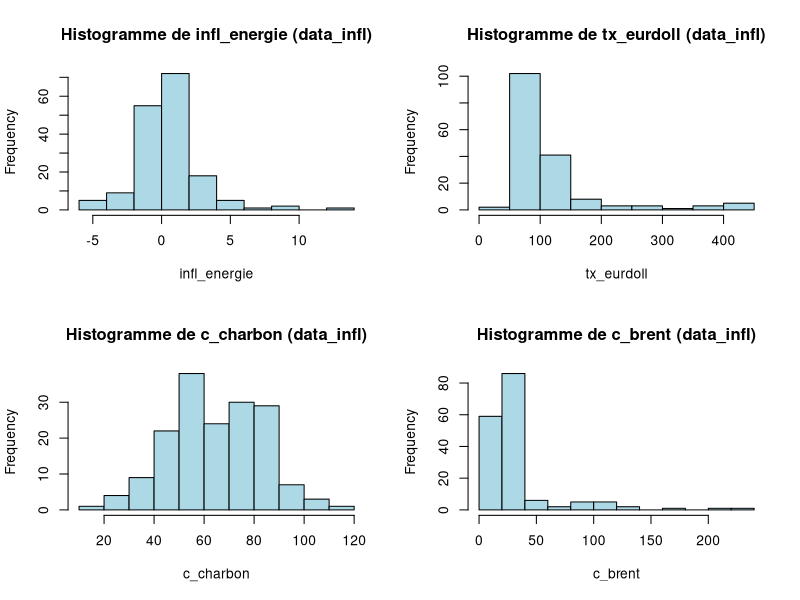
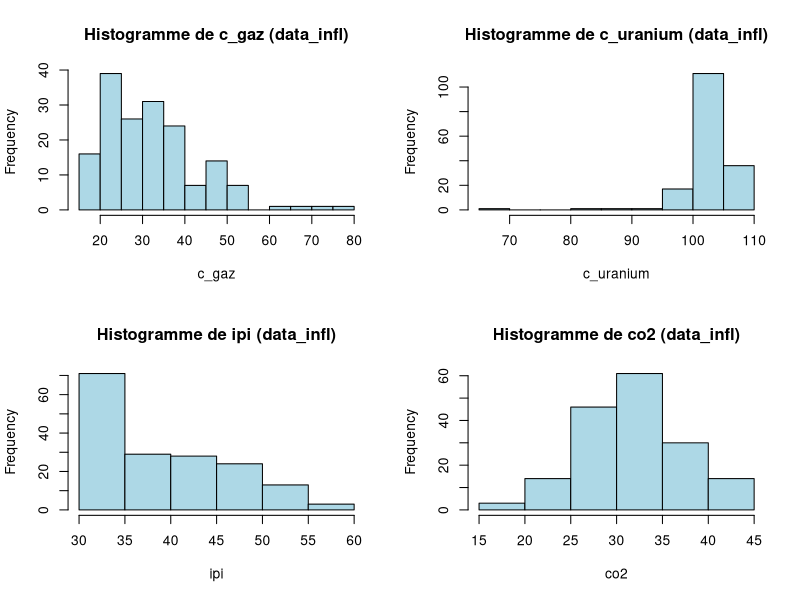
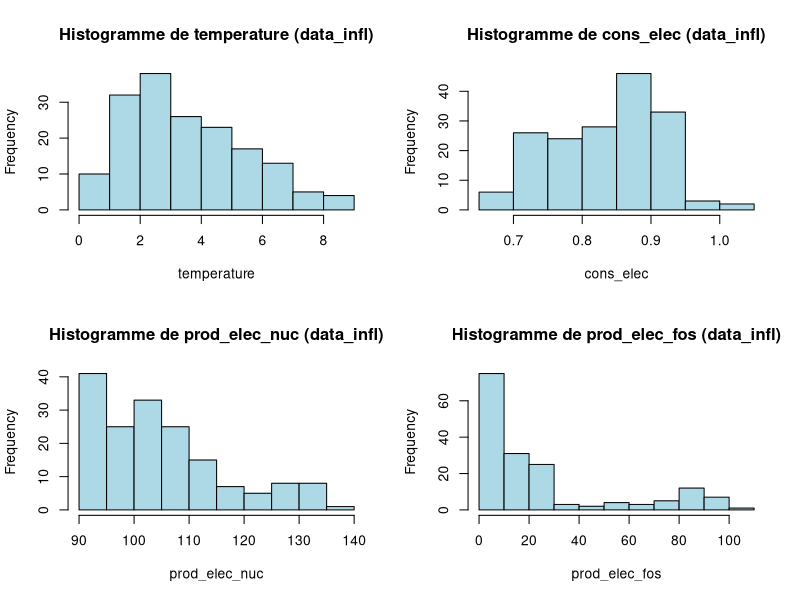
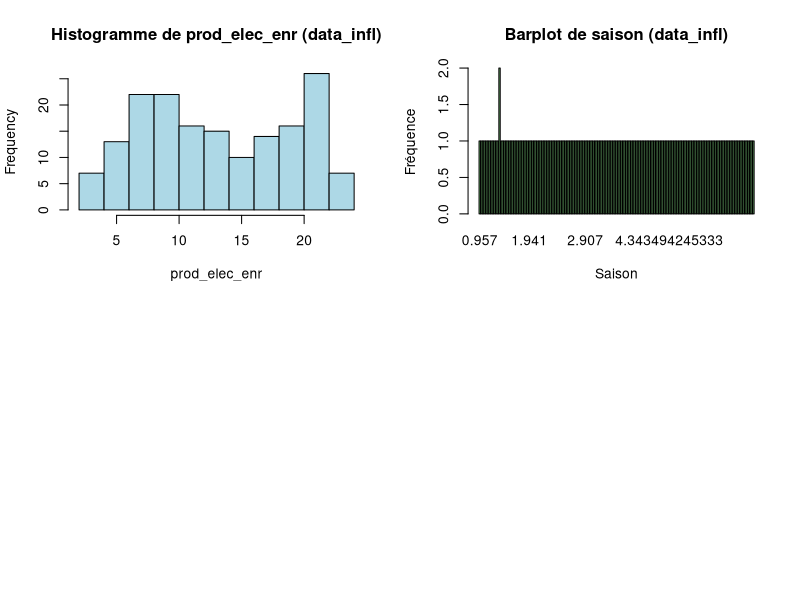
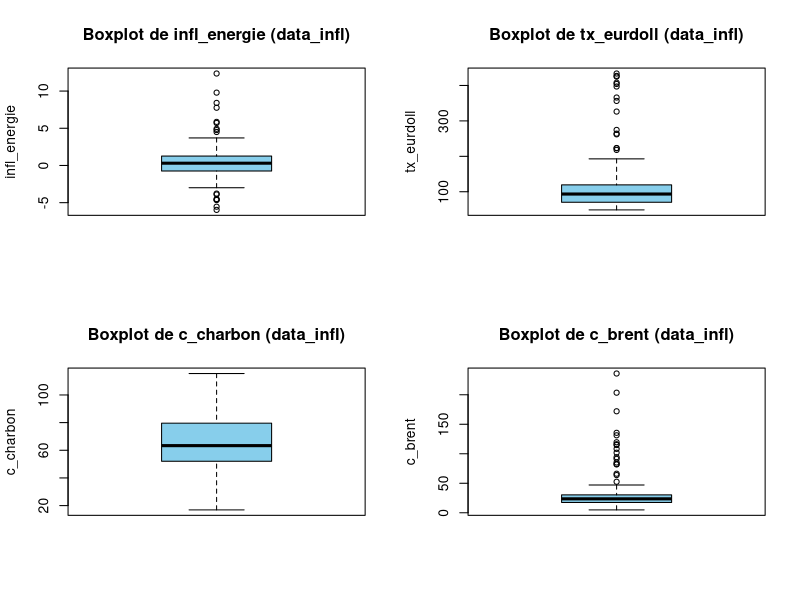
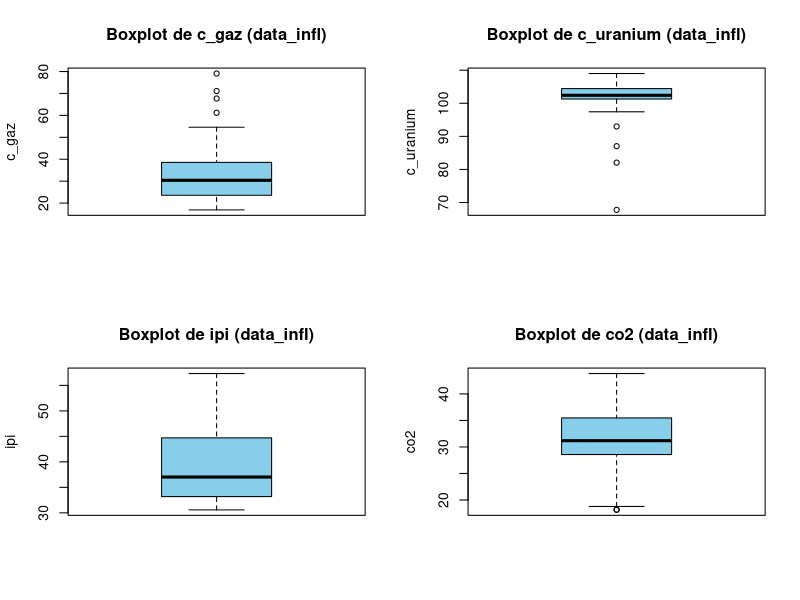
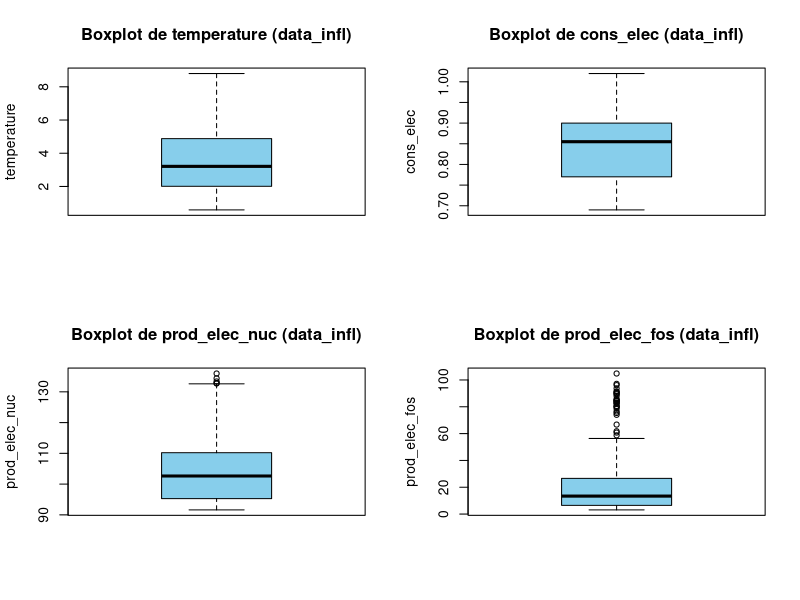
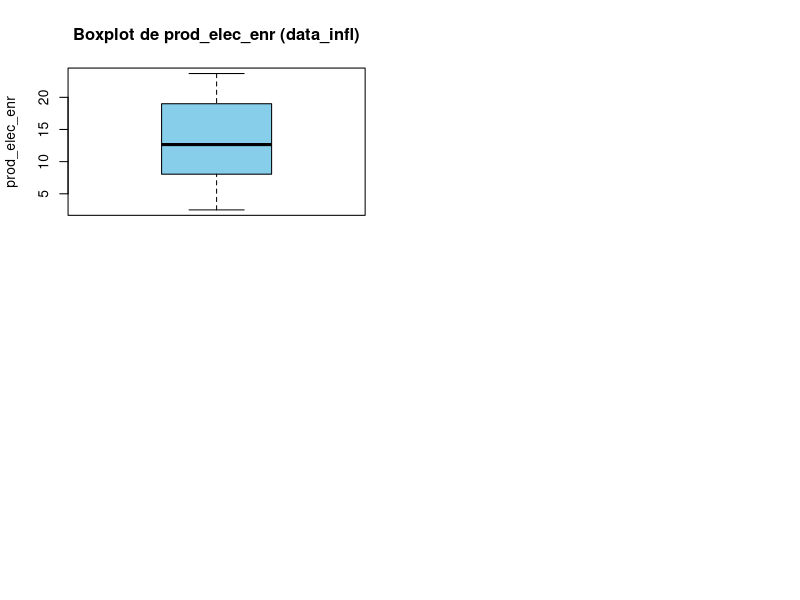

R code for these plots, in order: (Note: this script raises an error after producing the figures.)
#----- 1. ÉTAPES PRÉLIMINAIRES ----------

#----- 1.1. Charger les packages -----

library(readxl)
library(randomForest)
library(zoo)
library(ggplot2)
library(leaps)
library(corrplot)
library(forecast)
library(tseries)
library(psych)
library(patchwork)





#----- 1.2. Charger les données -----

data <- read_excel("data/donnees.xlsx")

noms <- c("date",
          "ipc_energie",
          "tx_eurdoll",
          "c_charbon",
          "c_brent",
          "c_gaz",
          "c_uranium",
          "ipi",
          "co2",
          "temperature",
          "saison",
          "cons_elec",
          "prod_elec_nuc",
          "prod_elec_fos",
          "prod_elec_enr",
          "ipc_transport")

names(data) <- noms





#----- 1.5. Attribuer le bon format -----

str(data)

data$date <- as.yearmon(data$date, "%Y-%m")
data$saison <- as.factor(data$saison)

str(data)





#----- 1.4. Transformer en différence première -----

data_infl <- data

data_infl$ipc_energie <- c(NA, diff(data_infl$ipc_energie))

data_infl <- data_infl[-1, ]  # retirer la première ligne devenue NA

names(data_infl)[names(data_infl) == "ipc_energie"] <- "infl_energie"





#----- 1.5. Séparer train (2010-2022) et test (2023)

data_train <- data_infl[1:155,] # [2010-2022]
data_test <- data_infl[156:167,] # 2023










#----- 2. STATISTIQUES DESCRIPTIVES ----------

#----- 2.1. Déterminer les statistiques univariées -----

#----- 2.1.1. Numériques ---

stat_num <- function(data) {
  num_vars <- names(data)[sapply(data, is.numeric)]
  
  stats_list <- lapply(num_vars, function(var) {
    x <- data[[var]]
    qnt <- quantile(x, probs = c(0.25, 0.75), na.rm = TRUE)
    iqr <- qnt[2] - qnt[1]
    outliers <- sum(x < (qnt[1] - 1.5 * iqr) | x > (qnt[2] + 1.5 * iqr), na.rm = TRUE)
    
    descr <- psych::describe(x)
    
    return(data.frame(
      variable = var,
      moyenne = descr$mean,
      mediane = descr$median,
      ecart_type = descr$sd,
      min = descr$min,
      q25 = qnt[1],
      q75 = qnt[2],
      max = descr$max,
      skewness = descr$skew,
      kurtosis = descr$kurtosis,
      nb_na = sum(is.na(x)),
      nb_outliers = outliers
    ))
  })
  
  stats_df <- do.call(rbind, stats_list)
  rownames(stats_df) <- NULL
  return(stats_df)
}


stat_num(data_infl)
stat_num(data_train)
stat_num(data_test)



#----- 2.1.2. Graphiques ---

stat_graph <- function(data, dataset_name = "Dataset") {
  
  num_vars <- names(data)[sapply(data, is.numeric)]
  
  par(mfrow = c(2, 2))
  
  # Afficher tous les histogrammes
  for (var in num_vars) {
    hist(data[[var]], 
         main = paste0("Histogramme de ", var, " (", dataset_name, ")"), 
         xlab = var, 
         col = "lightblue", 
         border = "black")
  }
  
  
  # Afficher le barplot
  
  barplot(table(data$saison),
          main = paste0("Barplot de saison (", dataset_name, ")"),
          col = "lightgreen",
          border = "black",
          xlab = "Saison",
          ylab = "Fréquence")
  
  par(mfrow = c(1, 1))
  par(mfrow = c(2, 2))
  
  
  # Afficher tous les boxplots
  
  for (var in num_vars) {
    boxplot(data[[var]], 
            main = paste0("Boxplot de ", var, " (", dataset_name, ")"), 
            ylab = var, 
            col = "skyblue", 
            border = "black")
  }
  
  par(mfrow = c(1, 1))
  
}



stat_graph(data_infl, "data_infl")
stat_graph(data_train, "data_train")
stat_graph(data_test, "data_test")





#----- 2.2. Statistiques bivariées -----

#----- 2.2.1. Quantitatif - Quantitatif ---

# Calculer la matrice

corr_matrix <- data_infl[ , !(names(data_infl) %in% c("date", "saison"))] |> 
  cor(, use = "complete.obs")


# Représenter

corrplot(corr_matrix, 
         method = "circle",
         type = "upper",
         col = colorRampPalette(c("red", "white", "blue"))(200),
         tl.col = "black",
         tl.srt = 45,
         addCoef.col = "black",
         number.cex = 0.8)



#----- 2.2.2. Quantitatif - Qualitatif ---

plot_violin_horizontal <- function(data, dataset_name = "Dataset") {
  
  # Sélection des variables numériques
  
  num_vars <- names(data)[sapply(data, is.numeric)]
  
  
  # Boucle sur chaque variable quantitative
  
  for (var in num_vars) {
    p <- ggplot(data, aes(x = .data[[var]], y = saison)) +
      geom_violin(fill = "lightblue", color = NA, alpha = 0.6, trim = FALSE) +
      geom_boxplot(width = 0.1, fill = "darkblue", color = "black", alpha = 0.5, outlier.shape = NA) +
      geom_jitter(height = 0.1, color = "black", alpha = 0.3, size = 1) +
      labs(
        title = paste0("Distribution de ", var, " par saison (", dataset_name, ")"),
        x = var,
        y = "Saison"
      ) +
      theme_minimal()
    
    print(p)
  }
}










#----- 3. MÉTHODE 1 : RANDOM FOREST "CLASSIQUE" ----------

#----- 3.1. Entraîner le modèle -----

#----- 3.1.1. Entraîner ---

set.seed(123)

model_rf_class <- randomForest(infl_energie ~ . - date, 
                               data = data_train, 
                               importance = TRUE) # connaître l'importance de chaque variable

# changer nodesize ne change pas grand chose dans les résultats


#----- 3.1.2. Visualiser l'importance des variables ---

# Numérique

importance(model_rf_class)


# Graphiques

varImpPlot(model_rf_class)





#----- 3.2. Prédire avec le modèle -----

#----- 3.2.1. Prédire sur les données de test (2023) ---

pred_rf_class <- predict(model_rf_class, newdata = data_test)



#----- 3.2.2. Comparer les valeurs prédites et réelles ---

# Numérique

result_rf_class <- data.frame(date = data_test$date,
                              infl_reelle = data_test$infl_energie,
                              infl_predite = pred_rf_class)

print(result_rf_class)


# Graphique

ggplot(result_rf_class, aes(x = date)) +
  geom_line(aes(y = infl_reelle, color = "Inflation réelle"), size = 1) +  # Courbe des données réelles
  geom_line(aes(y = infl_predite, color = "Prédictions RF"), size = 1, linetype = "dashed") +  # Courbe des prédictions
  scale_color_manual(values = c("Inflation réelle" = "blue", "Prédictions RF" = "red")) +
  labs(title = "Comparaison des valeurs réelles et prédites de l'inflation", 
       x = "Date", 
       y = "Inflation", 
       color = "Légende") +
  theme_minimal() +
  theme(axis.text.x = element_text(angle = 45, hjust = 1))





#----- 3.3. Évaluer le modèle ----------

# Calculer l'erreur quadratique moyenne

mse_rf_class <- mean((result_rf_class$infl_predite - result_rf_class$infl_reelle)^2)
mse_rf_class


# Calculer le RMSE

rmse_rf_class <- sqrt(mse_rf_class)
rmse_rf_class










#----- 4. MÉTHODE 2 : RANDOM FOREST "PONDÉRÉ" ----------

#----- 4.1. Entraîner le modèle -----

#----- 4.1.1. Définir les poids ---

poids <- exp(-(as.numeric(data_train$date) - max(as.numeric(data_train$date))) / 365)  # Exponentiellement dégressif



#----- 4.1.2. Entraîner ---

set.seed(123)

model_rf_pond <- randomForest(infl_energie ~ . - date, 
                              data = data_train,
                              weights = poids,
                              importance = TRUE)



#----- 4.1.3. Visualiser l'importance des variables ---

# Numérique

importance(model_rf_pond)


# Graphiques

varImpPlot(model_rf_pond)





#----- 4.2. Prédire avec le modèle -----

#----- 4.2.1. Prédire sur les données de test (2023) ---

pred_rf_pond <- predict(model_rf_pond, newdata = data_test)



#----- 4.2.2. Comparer les valeurs prédites et réelles ---

# Numérique

result_rf_pond <- data.frame(date = data_test$date,
                             infl_reelle = data_test$infl_energie,
                             infl_predite = pred_rf_pond)

print(result_rf_pond)



# Graphique

ggplot(result_rf_pond, aes(x = date)) +
  geom_line(aes(y = infl_reelle, color = "Inflation réelle"), size = 1) +  # Courbe des données réelles
  geom_line(aes(y = infl_predite, color = "Prédictions RF"), size = 1, linetype = "dashed") +  # Courbe des prédictions
  scale_color_manual(values = c("Inflation réelle" = "blue", "Prédictions RF" = "red")) +
  labs(title = "Comparaison des valeurs réelles et prédites de l'inflation", 
       x = "Date", 
       y = "Inflation", 
       color = "Légende") +
  theme_minimal() +
  theme(axis.text.x = element_text(angle = 45, hjust = 1))





#----- 4.3. Évaluer le modèle ----------

# Calculer l'erreur quadratique moyenne

mse_rf_pond <- mean((result_rf_pond$infl_predite - result_rf_pond$infl_reelle)^2)
mse_rf_pond



# Calculer le RMSE

rmse_rf_pond <- sqrt(mse_rf_pond)
rmse_rf_pond










#----- 5. MÉTHODE 3 : RANDOM FOREST "ROLLING WINDOW vraies valeurs" ----------

#----- 5.1. Définir les paramètres -----

fenetre <- 155  # Taille de la fenêtre (2010-2022)

result_rf_roll_reel <- data.frame(date = NULL, infl_reelle = NULL, infl_predite = NULL)

data_train_roll <- data_train[(155 - fenetre + 1):155, ]



#----- 5.2. Réaliser la boucle ---

for (i in 1:12) {
  
  # Sélectionner le mois de test courant
  
  data_test_roll <- data_test[i, ]
  
  
  # Entraîner le modèle Random Forest sur la fenêtre
  
  set.seed(123)
  model_rf_roll <- randomForest(infl_energie ~ . - date, 
                                data = data_train_roll, 
                                importance = TRUE)
  
  
  # Prédire
  
  pred_rf_roll <- predict(model_rf_roll, newdata = data_test_roll)
  
  
  # Sauvegarder le résultat
  
  result_rf_roll_reel <- rbind(result_rf_roll_reel, 
                          data.frame(date = data_test_roll$date,
                                     infl_reelle = data_test_roll$infl_energie,
                                     infl_predite = pred_rf_roll,
                                     stringsAsFactors = FALSE))
  
  
  # Construire une nouvelle observation à ajouter à l'entraînement
  
  new_row <- data_test_roll # On ajoute la vraie valeur d'inflation
  
  
  # Ajouter la nouvelle observation dans la fenêtre d'entraînement
  
  data_train_roll <- rbind(data_train_roll, new_row)
  
  
  # Retirer la vieille ligne
  
  if (nrow(data_train_roll) > fenetre) {
    data_train_roll <- data_train_roll[(nrow(data_train_roll) - fenetre + 1):nrow(data_train_roll), ]
  }
}



#----- 5.3. Comparer les valeurs prédites et réelles -----

# Numérique

print(result_rf_roll_reel)


# Graphique

ggplot(result_rf_roll_reel, aes(x = date)) +
  geom_line(aes(y = infl_reelle, color = "Inflation réelle"), size = 1) +  # Courbe des données réelles
  geom_line(aes(y = infl_predite, color = "Prédictions RF"), size = 1, linetype = "dashed") +  # Courbe des prédictions
  scale_color_manual(values = c("Inflation réelle" = "blue", "Prédictions RF" = "red")) +
  labs(title = "Comparaison des valeurs réelles et prédites de l'inflation", 
       x = "Date", 
       y = "Inflation", 
       color = "Légende") +
  theme_minimal() +
  theme(axis.text.x = element_text(angle = 45, hjust = 1))





#----- 5.4. Évaluer le modèle ----------

# Calculer l'erreur quadratique moyenne

mse_rf_roll <- mean((result_rf_roll_reel$infl_predite - result_rf_roll_reel$infl_reelle)^2)
mse_rf_roll


# Calculer le RMSE

rmse_rf_roll <- sqrt(mse_rf_roll)
rmse_rf_roll










#----- 6. MÉTHODE 4 : RANDOM FOREST "ROLLING WINDOW valeurs prédites" ----------

#----- 6.1. Définir les paramètres -----

fenetre <- 130  # Taille de la fenêtre (2010-2022)

result_rf_roll_pred <- data.frame(date = NULL, infl_reelle = NULL, infl_predite = NULL)

data_train_roll <- data_train[(155 - fenetre + 1):155, ]



#----- 6.2. Réaliser la boucle ---

for (i in 1:12) {
  
  # Sélectionner le mois de test courant
  
  data_test_roll <- data_test[i, ]
  
  
  # Entraîner le modèle Random Forest sur la fenêtre
  
  set.seed(123)
  model_rf_roll <- randomForest(infl_energie ~ . - date, 
                                data = data_train_roll, 
                                importance = TRUE)
  
  
  # Prédire
  
  pred_rf_roll <- predict(model_rf_roll, newdata = data_test_roll)
  
  
  # Sauvegarder le résultat
  
  result_rf_roll_pred <- rbind(result_rf_roll_pred, 
                               data.frame(date = data_test_roll$date,
                                          infl_reelle = data_test_roll$infl_energie,
                                          infl_predite = pred_rf_roll,
                                          stringsAsFactors = FALSE))
  
  
  # Construire une nouvelle observation à ajouter à l'entraînement
  
  new_row <- data_test_roll
  new_row$infl_energie <- pred_rf_roll # On ajoute la valeur prédite (remplacer la colonne infl_energie par la prédite)
  
  
  # Ajouter la nouvelle observation dans la fenêtre d'entraînement
  
  data_train_roll <- rbind(data_train_roll, new_row)
  
  
  # Retirer la vieille ligne
  
  if (nrow(data_train_roll) > fenetre) {
    data_train_roll <- data_train_roll[(nrow(data_train_roll) - fenetre + 1):nrow(data_train_roll), ]
  }
}



#----- 6.3. Comparer les valeurs prédites et réelles -----

# Numérique

print(result_rf_roll_pred)


# Graphique

ggplot(result_rf_roll_pred, aes(x = date)) +
  geom_line(aes(y = infl_reelle, color = "Inflation réelle"), size = 1) +  # Courbe des données réelles
  geom_line(aes(y = infl_predite, color = "Prédictions RF"), size = 1, linetype = "dashed") +  # Courbe des prédictions
  scale_color_manual(values = c("Inflation réelle" = "blue", "Prédictions RF" = "red")) +
  labs(title = "Comparaison des valeurs réelles et prédites de l'inflation", 
       x = "Date", 
       y = "Inflation", 
       color = "Légende") +
  theme_minimal() +
  theme(axis.text.x = element_text(angle = 45, hjust = 1))





#----- 6.4. Évaluer le modèle ----------

# Calculer l'erreur quadratique moyenne

mse_rf_roll <- mean((result_rf_roll_pred$infl_predite - result_rf_roll_pred$infl_reelle)^2)
mse_rf_roll


# Calculer le RMSE

rmse_rf_roll <- sqrt(mse_rf_roll)
rmse_rf_roll










#----- 7. MÉTHODE 5 : Régression linéaire multiple  ----------

#----- 7.1. Sélectionner les variables ---

# Appliquer la méthode best subset

model_bestsub <- regsubsets(infl_energie ~ . - date, data = data_train, nvmax = ncol(data_train) - 1)

summary_best <- summary(model_bestsub)


# Afficher les R² ajustés

summary_best$adjr2


# Sélectionner les variables d'après le R² ajusté

nb_variables_opt <- which.max(summary_best$adjr2)

variables_selectionnees <- names(coef(model_bestsub, nb_variables_opt))[-1]  # enlever l'intercept
variables_selectionnees


# Remplacer "saisonete", "saisonhiver" et "saisonprintemps" par "saison"

variables_selectionnees <- variables_selectionnees[!variables_selectionnees %in% c("saisonete", "saisonhiver", "saisonprintemps")]

variables_selectionnees <- unique(c(variables_selectionnees, "saison"))



#----- 7.2. Entraîner le modèle ---

# Définir la formule

formule <- as.formula(paste("infl_energie ~", paste(variables_selectionnees, collapse = " + ")))


# Entraîner le modèle linéaire

model_lm <- lm(formule, data = data_train)


# Résumé

summary(model_lm)





#----- 7.3. Prédire avec le modèle -----

pred_lm <- predict(model_lm, newdata = data_test)





#----- 7.4. Comparer les valeurs prédites et réelles ---

# Numérique

result_lm <- data.frame(
  date = data_test$date,
  infl_reelle = data_test$infl_energie,
  infl_predite = pred_lm
)

print(result_lm)


# Graphique

ggplot(result_lm, aes(x = date)) +
  geom_line(aes(y = infl_reelle, color = "Inflation réelle"), size = 1) +
  geom_line(aes(y = infl_predite, color = "Prédictions LM"), size = 1, linetype = "dashed") +
  scale_color_manual(values = c("Inflation réelle" = "blue", "Prédictions LM" = "red")) +
  labs(title = "Comparaison des valeurs réelles et prédites (modèle linéaire)", 
       x = "Date", y = "Inflation", color = "Légende") +
  theme_minimal() +
  theme(axis.text.x = element_text(angle = 45, hjust = 1))





#----- 7.5. Évaluer le modèle ----------

# Calculer l'erreur quadratique moyenne

mse_lm <- mean((result_lm$infl_predite - result_lm$infl_reelle)^2)
mse_lm


# Calculer le RMSE

rmse_lm <- sqrt(mse_lm)
rmse_lm















#----- 8. MÉTHODE 6 : FORECAST  ----------

#----- 7.1. Convertir les données en série temporelle -----

data_train_ts <- ts(data_train$infl_energie, start = c(2010, 01), frequency = 12)





#----- 8.2. Retirer les outliers -----

# Recherche et correction 1 : 5 outliers

ts_outliers_1 <- tso(data_train_ts, maxit.iloop = 20)
ts_outliers_1

plot(ts_outliers_1)

data_train_ts_corr_1 <- ts_outliers_1$yadj


# Recherche et correction 2 : 4 outliers

ts_outliers_2 <- tso(data_train_ts_corr_1, maxit.iloop = 20)
ts_outliers_2

plot(ts_outliers_2)

data_train_ts_corr_2 <- ts_outliers_2$yadj

# Recherche et correction 3 : 2 outliers

ts_outliers_3 <- tso(data_train_ts_corr_2, maxit.iloop = 20)
ts_outliers_3

plot(ts_outliers_3)

data_train_ts_corr_3 <- ts_outliers_3$yadj


# Recherche 4 : 0 outlier

tso(data_train_ts_corr_3, maxit.iloop = 20)



#----- 8.3. Vérifier la stationnarité -----

# Test Dickey-Fuller

adf.test(data_train_ts_corr_3)  # p-value < 0.01 -> on rejette H0, la série est stationnaire


# Test KPSS

kpss.test(data_train_ts_corr_3) # p-value > 0.1 -> on accepte H0, la série est stationnaire





#----- 8.4. Entraîner le modèle ARIMA -----


# Entraîner le modèle ARIMA

model_arima <- auto.arima(data_train_ts_corr_3)


# Résumé du modèle ARIMA

summary(model_arima)





#----- 8.5. Prédire avec le modèle ----------

#----- 8.5.1. Prédire sur les données de test (2023) -----

# Prédictions pour les 12 prochains mois avec ARIMA

forecast_arima <- forecast(model_arima, h = 12)



#----- 8.5.2. Comparer les valeurs prédites et réelles ----------

# Comparer les valeurs réelles et les prévisions

result_forecast <- data.frame(
  date = data_test$date,
  infl_reelle = data_test$infl_energie,
  infl_predite = forecast_arima$mean
)


# Affichage des résultats

print(result_forecast)





#----- 8.6. Visualiser les résultats ----------


ggplot(result_forecast, aes(x = date)) +
  geom_line(aes(y = infl_reelle, color = "Inflation réelle"), size = 1) +
  geom_line(aes(y = infl_predite, color = "Prédictions ARIMA"), size = 1, linetype = "dashed") +
  scale_color_manual(values = c("Inflation réelle" = "blue", 
                                "Prédictions ARIMA" = "red")) +
  labs(title = "Comparaison des valeurs réelles et prédites de l'inflation", 
       x = "Date", 
       y = "Inflation", 
       color = "Légende") +
  theme_minimal() +
  theme(axis.text.x = element_text(angle = 45, hjust = 1))





#----- 8.7. Évaluer les modèles ----------

# Calculer l'erreur quadratique moyenne

mse_arima <- mean((result_forecast$infl_predite - result_forecast$infl_reelle)^2)
mse_arima


# Calculer le RMSE

rmse_arima <- sqrt(mse_arima)
rmse_arima
